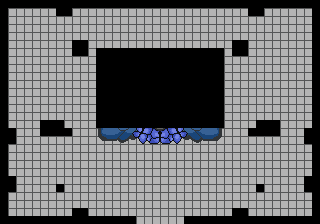

This is a level from a 2D game, rendered from its Tiled map with the project's own tilesets. A one-line summary and the complete map file follow:
An orthogonal 40x28 tile map with 8x8 px tiles, 2 tile layers (gfx, walls) and 8 objects (3x Enemy, 2x Switch, 2x Item, Spawn).

<map version="1.10" tiledversion="1.10.2" orientation="orthogonal" renderorder="right-down" width="40" height="28" tilewidth="8" tileheight="8" infinite="0" nextlayerid="6" nextobjectid="20">
 <tileset firstgid="1" source="boss-temple.tsx" />
 <layer id="1" name="gfx" width="40" height="28">
  <data encoding="csv">
16,8,8,8,8,8,8,13,16,8,8,8,8,8,8,8,8,8,8,8,8,8,8,8,8,8,8,8,8,8,8,13,16,8,8,8,8,8,8,13,
6,12,12,12,12,12,12,7,9,12,12,12,12,12,12,12,12,12,12,12,12,12,12,12,12,12,12,12,12,12,12,7,9,12,12,12,12,12,12,4,
6,12,12,12,12,12,12,12,12,12,12,12,12,12,12,12,12,12,12,12,12,12,12,12,12,12,12,12,12,12,12,12,12,12,12,12,12,12,12,4,
6,12,12,12,12,12,12,12,12,12,12,12,12,12,12,12,12,12,12,12,12,12,12,12,12,12,12,12,12,12,12,12,12,12,12,12,12,12,12,4,
6,12,12,12,12,12,12,12,12,12,12,12,12,12,12,12,12,12,12,12,12,12,12,12,12,12,12,12,12,12,12,12,12,12,12,12,12,12,12,4,
6,12,12,12,12,12,12,12,12,1,3,12,12,12,12,12,12,12,12,12,12,12,12,12,12,12,12,12,12,1,3,12,12,12,12,12,12,12,12,4,
6,12,12,12,12,12,12,12,12,7,9,12,18,18,19,20,21,22,23,24,25,26,27,28,29,30,31,32,12,7,9,12,12,12,12,12,12,12,12,4,
6,12,12,12,12,12,12,12,12,12,12,12,33,34,35,36,37,38,39,40,41,42,43,44,45,46,47,48,12,12,12,12,12,12,12,12,12,12,12,4,
6,12,12,12,12,12,12,12,12,12,12,12,49,50,51,52,53,54,55,56,57,58,59,60,61,62,63,64,12,12,12,12,12,12,12,12,12,12,12,4,
6,12,12,12,12,12,12,12,12,12,12,12,65,66,67,68,69,70,71,72,73,74,75,76,77,78,79,80,12,12,12,12,12,12,12,12,12,12,12,4,
6,12,12,12,12,12,12,12,12,12,12,12,81,82,83,84,85,86,87,88,89,90,91,92,93,94,95,96,12,12,12,12,12,12,12,12,12,12,12,4,
6,12,12,12,12,12,12,12,12,12,12,12,97,98,99,100,101,102,103,104,105,106,107,108,109,110,111,112,12,12,12,12,12,12,12,12,12,12,12,4,
6,12,12,12,12,12,12,12,12,12,12,12,113,114,115,116,117,118,119,120,121,122,123,124,125,126,127,128,12,12,12,12,12,12,12,12,12,12,12,4,
6,12,12,12,12,12,12,12,12,12,12,12,129,130,131,132,133,134,135,136,137,138,139,140,141,142,143,144,12,12,12,12,12,12,12,12,12,12,12,4,
6,12,12,12,12,12,12,12,12,12,12,12,145,146,147,148,149,150,151,152,153,154,155,156,157,158,159,160,12,12,12,12,12,12,12,12,12,12,12,4,
6,12,12,12,12,1,2,3,12,12,12,12,161,162,163,164,165,166,167,168,169,170,171,172,173,174,175,176,12,12,12,12,1,2,3,12,12,12,12,4,
15,3,12,12,12,7,8,9,17,12,12,12,177,178,179,180,181,182,183,184,185,186,187,188,189,190,191,192,12,12,12,17,7,8,9,12,12,12,1,14,
16,9,12,12,12,12,12,12,12,12,12,12,193,194,195,196,197,198,199,200,201,202,203,204,205,206,207,208,12,12,12,12,12,12,12,12,12,12,7,13,
6,12,12,12,12,12,12,12,12,12,12,12,12,12,12,12,12,12,12,12,12,12,12,12,12,12,12,12,12,12,12,12,12,12,12,12,12,12,12,4,
6,12,12,12,12,12,12,12,12,12,12,12,12,12,12,12,12,12,12,12,12,12,12,12,12,12,12,12,12,12,12,12,12,12,12,12,12,12,12,4,
6,12,12,12,12,12,12,12,12,12,12,12,12,12,12,12,12,12,12,12,12,12,12,12,12,12,12,12,12,12,12,12,12,12,12,12,12,12,12,4,
6,12,12,12,12,12,12,12,12,12,12,12,12,12,12,12,12,12,12,12,12,12,12,12,12,12,12,12,12,12,12,12,12,12,12,12,12,12,12,4,
15,3,12,12,12,12,12,12,12,12,12,12,12,12,12,12,12,12,12,12,12,12,12,12,12,12,12,12,12,12,12,12,12,12,12,12,12,12,1,14,
16,9,12,12,12,12,12,17,12,12,12,12,12,12,12,12,12,12,12,12,12,12,12,12,12,12,12,12,12,12,12,12,17,12,12,12,12,12,7,13,
6,12,12,12,12,12,12,12,12,12,12,12,12,12,12,12,12,12,12,12,12,12,12,12,12,12,12,12,12,12,12,12,12,12,12,12,12,12,12,4,
6,12,12,12,12,12,12,12,12,12,12,12,12,12,12,12,12,12,12,12,12,12,12,12,12,12,12,12,12,12,12,12,12,12,12,12,12,12,12,4,
6,12,12,12,12,12,12,12,12,1,3,12,12,12,12,12,12,12,12,12,12,12,12,12,12,12,12,12,12,1,3,12,12,12,12,12,12,12,12,4,
15,2,2,2,2,2,2,2,2,14,15,2,2,2,2,2,3,12,12,12,12,12,12,1,2,2,2,2,2,14,15,2,2,2,2,2,2,2,2,14
</data>
 </layer>
 <layer id="2" name="walls" width="40" height="28">
  <data encoding="csv">
11,11,11,11,11,11,11,11,11,11,11,11,11,11,11,11,11,11,11,11,11,11,11,11,11,11,11,11,11,11,11,11,11,11,11,11,11,11,11,11,
11,0,0,0,0,0,0,11,11,0,0,0,0,0,0,0,0,0,0,0,0,0,0,0,0,0,0,0,0,0,0,11,11,0,0,0,0,0,0,11,
11,0,0,0,0,0,0,0,0,0,0,0,0,0,0,0,0,0,0,0,0,0,0,0,0,0,0,0,0,0,0,0,0,0,0,0,0,0,0,11,
11,0,0,0,0,0,0,0,0,0,0,0,0,0,0,0,0,0,0,0,0,0,0,0,0,0,0,0,0,0,0,0,0,0,0,0,0,0,0,11,
11,0,0,0,0,0,0,0,0,0,0,0,0,0,0,0,0,0,0,0,0,0,0,0,0,0,0,0,0,0,0,0,0,0,0,0,0,0,0,11,
11,0,0,0,0,0,0,0,0,11,11,0,0,0,0,0,0,0,0,0,0,0,0,0,0,0,0,0,0,11,11,0,0,0,0,0,0,0,0,11,
11,0,0,0,0,0,0,0,0,11,11,0,11,11,11,11,11,11,11,11,11,11,11,11,11,11,11,11,0,11,11,0,0,0,0,0,0,0,0,11,
11,0,0,0,0,0,0,0,0,0,0,0,11,11,11,11,11,11,11,11,11,11,11,11,11,11,11,11,0,0,0,0,0,0,0,0,0,0,0,11,
11,0,0,0,0,0,0,0,0,0,0,0,11,11,11,11,11,11,11,11,11,11,11,11,11,11,11,11,0,0,0,0,0,0,0,0,0,0,0,11,
11,0,0,0,0,0,0,0,0,0,0,0,11,11,11,11,11,11,11,11,11,11,11,11,11,11,11,11,0,0,0,0,0,0,0,0,0,0,0,11,
11,0,0,0,0,0,0,0,0,0,0,0,11,11,11,11,11,11,11,11,11,11,11,11,11,11,11,11,0,0,0,0,0,0,0,0,0,0,0,11,
11,0,0,0,0,0,0,0,0,0,0,0,11,11,11,11,11,11,11,11,11,11,11,11,11,11,11,11,0,0,0,0,0,0,0,0,0,0,0,11,
11,0,0,0,0,0,0,0,0,0,0,0,11,11,11,11,11,11,11,11,11,11,11,11,11,11,11,11,0,0,0,0,0,0,0,0,0,0,0,11,
11,0,0,0,0,0,0,0,0,0,0,0,11,11,11,11,11,11,11,11,11,11,11,11,11,11,11,11,0,0,0,0,0,0,0,0,0,0,0,11,
11,0,0,0,0,0,0,0,0,0,0,0,11,11,11,11,11,11,11,11,11,11,11,11,11,11,11,11,0,0,0,0,0,0,0,0,0,0,0,11,
11,0,0,0,0,11,11,11,0,0,0,0,11,11,11,11,11,11,11,11,11,11,11,11,11,11,11,11,0,0,0,0,11,11,11,0,0,0,0,11,
11,11,0,0,0,11,11,11,11,0,0,0,0,0,0,0,0,0,0,0,0,0,0,0,0,0,0,0,0,0,0,11,11,11,11,0,0,0,11,11,
11,11,0,0,0,0,0,0,0,0,0,0,0,0,0,0,0,0,0,0,0,0,0,0,0,0,0,0,0,0,0,0,0,0,0,0,0,0,11,11,
11,0,0,0,0,0,0,0,0,0,0,0,0,0,0,0,0,0,0,0,0,0,0,0,0,0,0,0,0,0,0,0,0,0,0,0,0,0,0,11,
11,0,0,0,0,0,0,0,0,0,0,0,0,0,0,0,0,0,0,0,0,0,0,0,0,0,0,0,0,0,0,0,0,0,0,0,0,0,0,11,
11,0,0,0,0,0,0,0,0,0,0,0,0,0,0,0,0,0,0,0,0,0,0,0,0,0,0,0,0,0,0,0,0,0,0,0,0,0,0,11,
11,0,0,0,0,0,0,0,0,0,0,0,0,0,0,0,0,0,0,0,0,0,0,0,0,0,0,0,0,0,0,0,0,0,0,0,0,0,0,11,
11,11,0,0,0,0,0,0,0,0,0,0,0,0,0,0,0,0,0,0,0,0,0,0,0,0,0,0,0,0,0,0,0,0,0,0,0,0,11,11,
11,11,0,0,0,0,0,11,0,0,0,0,0,0,0,0,0,0,0,0,0,0,0,0,0,0,0,0,0,0,0,0,11,0,0,0,0,0,11,11,
11,0,0,0,0,0,0,0,0,0,0,0,0,0,0,0,0,0,0,0,0,0,0,0,0,0,0,0,0,0,0,0,0,0,0,0,0,0,0,11,
11,0,0,0,0,0,0,0,0,0,0,0,0,0,0,0,0,0,0,0,0,0,0,0,0,0,0,0,0,0,0,0,0,0,0,0,0,0,0,11,
11,0,0,0,0,0,0,0,0,11,11,0,0,0,0,0,0,0,0,0,0,0,0,0,0,0,0,0,0,11,11,0,0,0,0,0,0,0,0,11,
11,11,11,11,11,11,11,11,11,11,11,11,11,11,11,11,11,0,0,0,0,0,0,11,11,11,11,11,11,11,11,11,11,11,11,11,11,11,11,11
</data>
 </layer>
 <objectgroup id="4" name="objs">
  <object id="2" name="Boss" type="Enemy" x="160" y="104">
   <properties>
    <property name="invulnerable" type="bool" value="true" />
   </properties>
   <point />
  </object>
  <object id="5" name="Spawn" x="160" y="208">
   <point />
  </object>
  <object id="9" name="Switch" type="Switch" x="32" y="184">
   <properties>
    <property name="event_id" type="int" value="2" />
   </properties>
   <point />
  </object>
  <object id="10" name="Goggles" type="Item" x="32" y="32">
   <point />
  </object>
  <object id="11" name="Switch" type="Switch" x="288" y="184">
   <properties>
    <property name="event_id" type="int" value="2" />
   </properties>
   <point />
  </object>
  <object id="12" name="Sword" type="Item" x="288" y="32">
   <point />
  </object>
  <object id="15" name="OrcMinion" type="Enemy" x="40" y="88">
   <point />
  </object>
  <object id="16" name="AngelMinion" type="Enemy" x="280" y="88">
   <point />
  </object>
 </objectgroup>
</map>
